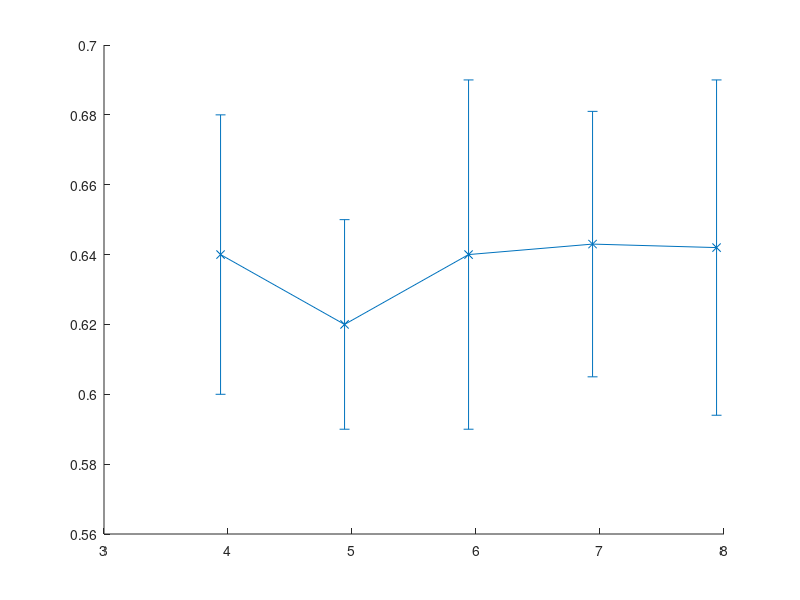

This figure's MATLAB source: (Note: this script raises an error after producing the figure.)
clear all, close all, clc;

real_fps = {'2', '4.1', '6.1', '7.7', '9.5', '21', '85'};
fps_lgd = cell(1, length(real_fps));
for ind_lgd = 1:length(real_fps)
    fps_lgd{ind_lgd} = ['fps: ' real_fps{ind_lgd}];
end

%% Bitrate
% fig = openfig('report/figures/bitrate_fps_mel_8.fig');
% figure(fig);
% ax = gca;
% ax.XTickLabels = real_fps;
% xlabel('Frames per second'), ylabel('Output bitrate (kbit/s)'), grid on;
% for ind_ylbl = 1:length(ax.YTickLabels)
%     ax.YTickLabels{ind_ylbl} = num2str(str2double(ax.YTickLabels{ind_ylbl})/1000);
% end
% legend('Location', 'northwest');
% print(fig, '-dpdf', 'report/figures/processed/bitrate_fps_mel.pdf');
% close all;

%% KNN accuracy
% fig = openfig('report/figures/knn_fps_mel_8.fig');
% figure(fig);
% ax = gca;
% ax.XTickLabels = real_fps;
% xlabel('Frames per second'), ylabel('KNN-5 accuracy'), grid on;
% load('report/tables/knn_base.mat');
% hold on, errorbar(7.15, data.meanData, data.stdData, 'LineWidth', 2, 'color', 'black', 'marker', 'x')
% legend({'mel: 10', 'mel: 20', 'mel: 30', 'mel: 40', 'baseline'}, 'Location', 'southeast');
% print(fig, '-dpdf', 'report/figures/processed/knn_fps_mel.pdf');
% close all;

%% CSII
% fig = openfig('report/figures/csii_fps_mel_8.fig');
% figure(fig);
% xlabel('Mel bands'), ylabel('CSII indicator'), grid on;
%load('report/tables/csii_base.mat');
%hold on, plot(4, data.meanData, 'LineWidth', 2, 'color', 'black', 'marker', 'x')
%legend([fps_lgd {'baseline'}], 'Location', 'northwest');
%axis([0.5 4.5 0.3 0.65]);
% print(fig, '-dpdf', 'report/figures/processed/csii_fps_mel.pdf');
% close all;

%% Error
% load('report/figures/tob_error.mat');
% data_tob = data;
% load('report/figures/mel_error_mel40_avg0_qall.mat');
% data_mel = data;
% clear data;
% 
% figure(1), clf, errorbar(3.98:7.98, data_tob.meanData, data_tob.stdData, '-x')
% hold on,
% errorbar(4.02:8.02, data_mel.meanData, data_mel.stdData, '-x')
% grid on, legend('Third-octave bands', 'Mel bands'), axis([3.5 8.5 0 5.5])
% xlabel('Word size (bits)'), ylabel('Measurement error (dB)')

%% Bitrate_q
% load('report/figures/tob_bitrate.mat');
% data_tob = data;
% load('report/figures/mel_bitrate_mel40_avg8_qall.mat');
% data_mel40 = data;
% load('report/figures/mel_bitrate_mel30_avg8_qall.mat');
% data_mel30 = data;
% 
% clear data;
% 
% figure(1), clf, errorbar(3.96:7.96, data_tob.meanData, data_tob.stdData, '-x')
% hold on,
% errorbar(4:8, data_mel30.meanData, data_mel30.stdData, '-x'),
% errorbar(4.04:8.04, data_mel40.meanData, data_mel40.stdData, '-x'),
% grid on, legend('Third-octave bands', 'Mel bands (30)', 'Mel bands (40)', 'Location', 'Northwest')
% xlabel('Word size (bits)'), ylabel('Output bitrate (bits/s)')

%% Bitrate_mel_avg
% load('report/figures/mel_bitrate_melall_avgall_q8.mat');
% 
% fps_axis = [2, 4.1, 6.1, 7.7, 9.5, 21, 85];
% data.meanData = data.meanData;
% figure(1), clf, 
% errorbar(fps_axis(1:5), data.meanData(1, 1:5), data.stdData(1, 1:5))
% hold on,
% errorbar(fps_axis(1:5), data.meanData(2, 1:5), data.stdData(2, 1:5))
% errorbar(fps_axis(1:5), data.meanData(3, 1:5), data.stdData(3, 1:5))
% errorbar(fps_axis(1:5), data.meanData(4, 1:5), data.stdData(4, 1:5))
% % errorbar(fps_axis, data.meanData(1, :), data.stdData(1, :))
% % hold on,
% % errorbar(fps_axis, data.meanData(2, :), data.stdData(2, :))
% % errorbar(fps_axis, data.meanData(3, :), data.stdData(3, :))
% % errorbar(fps_axis, data.meanData(4, :), data.stdData(4, :))
% grid on, legend('Mel bands (10)', 'Mel bands (20)', 'Mel bands (30)', 'Mel bands (40)', 'Location', 'Northwest')
% xlabel('Transmitted frame rate (frames/s)'), ylabel('Output bitrate (bits/s)')
% 

%% Intel
% load('report/figures/mel_csii_melall_avgall_q8.mat');
% data_csii = data;
% load('report/figures/mel_fwSNRseg_melall_avgall_q8.mat');
% data_fwSNRseg = data;
% clear data;
% 
% figure(1), clf
% errorbar(7:10:37, data_csii.meanData(1, :), data_csii.stdData(1, :))
% hold on,
% errorbar(8:10:38, data_csii.meanData(2, :), data_csii.stdData(2, :))
% errorbar(9:10:39, data_csii.meanData(3, :), data_csii.stdData(3, :))
% errorbar(10:10:40, data_csii.meanData(4, :), data_csii.stdData(4, :))
% errorbar(11:10:41, data_csii.meanData(5, :), data_csii.stdData(5, :))
% errorbar(12:10:42, data_csii.meanData(6, :), data_csii.stdData(6, :))
% errorbar(13:10:43, data_csii.meanData(7, :), data_csii.stdData(7, :))
% axis([-10 45 -0.7 -0.1]), grid on, legend(fps_lgd, 'location', 'northwest'), xlabel('Mel bands'); ylabel('CSII')

% load('report/figures/mel_fwSNRseg_melall_avgall_q8.mat');
% data_fwSNRseg = data;
% clear data;
% figure(1), clf
% 
% errorbar(10:10:40, data_fwSNRseg.meanData(1, :), data_fwSNRseg.stdData(1, :))
% hold on,
% errorbar(10:10:40, data_fwSNRseg.meanData(2, :), data_fwSNRseg.stdData(2, :))
% errorbar(10:10:40, data_fwSNRseg.meanData(3, :), data_fwSNRseg.stdData(3, :))
% errorbar(10:10:40, data_fwSNRseg.meanData(4, :), data_fwSNRseg.stdData(4, :))
% errorbar(10:10:40, data_fwSNRseg.meanData(5, :), data_fwSNRseg.stdData(5, :))
% errorbar(10:10:40, data_fwSNRseg.meanData(6, :), data_fwSNRseg.stdData(6, :))
% errorbar(10:10:40, data_fwSNRseg.meanData(7, :), data_fwSNRseg.stdData(7, :))
% axis([-10 45 -15 5]), grid on, legend(fps_lgd, 'location', 'northwest'), xlabel('Mel bands'); ylabel('fwSNRseg (dB)')

%% Mel_class_q
% load('report/figures/mel_class_mel40_avg0_qall.mat');
% data_qall = data;
% load('report/figures/mel_class_mel40_avg0_q0.mat');
% figure(1), clf
% 
% errorbar([3.94:7.94], [data_qall.meanData(1, :)], [data_qall.stdData(1, :)], '-x', 'Color', [0 0.4470 0.7410])
% hold on,
% errorbar([3.98:7.98], [data_qall.meanData(2, :)], [data_qall.stdData(2, :)], '-x', 'Color', [0.8500 0.3250 0.0980])
% errorbar([4.02:8.02], [data_qall.meanData(3, :)], [data_qall.stdData(3, :)], '-x', 'Color', [0.9290 0.6940 0.1250])
% errorbar([4.06:8.06], [data_qall.meanData(4, :)], [data_qall.stdData(4, :)], '-x', 'Color', [0.4940 0.1840 0.5560])
% errorbar([8.44 8.94], [NaN data.meanData(1)], [NaN data.stdData(1)], 'x', 'Linewidth', 1.5, 'Color', [0 0.4470 0.7410])
% errorbar([8.44 8.98], [NaN data.meanData(2)], [NaN data.stdData(2)], 'x', 'Linewidth', 1.5, 'Color', [0.8500 0.3250 0.0980])
% errorbar([8.48 9.02], [NaN data.meanData(3)], [NaN data.stdData(3)], 'x', 'Linewidth', 1.5, 'Color', [0.9290 0.6940 0.1250])
% errorbar([8.52 9.06], [NaN data.meanData(4)], [NaN data.stdData(4)], 'x', 'Linewidth', 1.5, 'Color', [0.4940 0.1840 0.5560])
% axis([3 9.5 0.4 0.8]), grid on, xlabel('Word size (bits)'); ylabel('Classification accuracy'); legend('SVM', 'RF', 'DT', 'KNN', 'location', 'northwest', 'orientation', 'horizontal');
% set(gca, 'xticklabels', {'3','4','5','6','7','8','No quant.'})
%% Tob_class_q
% load('report/figures/tob_class.mat');
% data_tob = data;
% 
% hold on,
% errorbar([3.94:7.94], data_tob.meanData(1, 1:end-1) , data_tob.stdData(1, 1:end-1))
% errorbar([3.98:7.98], data_tob.meanData(2, 1:end-1) , data_tob.stdData(2, 1:end-1))
% errorbar([4.02:8.02], data_tob.meanData(3, 1:end-1) , data_tob.stdData(3, 1:end-1))
% errorbar([4.06:8.06], data_tob.meanData(4, 1:end-1) , data_tob.stdData(4, 1:end-1))
% 
% axis([3.5 8.5 0.35 0.75]), grid on, xlabel('Word size (bits)'); ylabel('Classification accuracy'); legend('SVM', 'RF', 'DT', 'KNN', 'location', 'northwest', 'orientation', 'horizontal');

meanData = zeros(4, 5);
meanData(1, :) = [0.64 0.62 0.64 0.643 0.642];
meanData(2, :) = [0.635 0.61 0.63 0.645 0.635];
meanData(4, :) = [0.54 0.50 0.535 0.54 0.537];
meanData(3, :) = [0.425 0.408 0.408 0.435 0.44];
stdData = zeros(4, 5);
stdData(1, :) = [0.04 0.03 0.05 0.038 0.048];
stdData(2, :) = [0.03 0.033 0.025 0.027 0.035];
stdData(4, :) = [0.035 0.043 0.038 0.04 0.038];
stdData(3, :) = [0.043 0.044 0.04 0.04 0.044];

meanDataNQ = [0.63 0.64 0.41 0.54];
stdDataNQ = [0.05 0.03 0.04 0.03];

errorbar([3.94:7.94], meanData(1, :), stdData(1, :), '-x', 'Color', [0 0.4470 0.7410]), hold on,
errorbar([3.98:7.98], meanData(2, :), stdData(2, :), '-x', 'Color', [0.8500 0.3250 0.0980])
errorbar([4.02:8.02], meanData(3, :), stdData(3, :), '-x', 'Color', [0.9290 0.6940 0.1250])
errorbar([4.06:8.06], meanData(4, :), stdData(4, :), '-x', 'Color', [0.4940 0.1840 0.5560])
errorbar([8.44 8.94], [NaN meanDataNQ(1)], [NaN stdDataNQ(1)], 'x', 'Linewidth', 1.5, 'Color', [0 0.4470 0.7410])
errorbar([8.44 8.98], [NaN meanDataNQ(2)], [NaN stdDataNQ(2)], 'x', 'Linewidth', 1.5, 'Color', [0.8500 0.3250 0.0980])
errorbar([8.48 9.02], [NaN meanDataNQ(3)], [NaN stdDataNQ(3)], 'x', 'Linewidth', 1.5, 'Color', [0.9290 0.6940 0.1250])
errorbar([8.52 9.06], [NaN meanDataNQ(4)], [NaN stdDataNQ(4)], 'x', 'Linewidth', 1.5, 'Color', [0.4940 0.1840 0.5560])
axis([3 9.5 0.35 0.75]), grid on, xlabel('Word size (bits)'); ylabel('Classification accuracy'); legend('SVM', 'RF', 'DT', 'KNN', 'location', 'northwest', 'orientation', 'horizontal');

set(gca, 'xticklabels', {'3','4','5','6','7','8','No quant.'})



%% Intel

% load('report/figures/tob_csii_len.mat');
% data_csii = data;
% load('report/figures/tob_fwSNRseg_len.mat');
% 
% figure(1), clf,
% errorbar([4 8 16 50], flip(data_csii.meanData), flip(data_csii.stdData)),
% grid on, xlabel('Analysis frames per second'), ylabel('CSII')
% axis([0 55 -0.55 -0.2])
% set(gca, 'xtick', [4 8 16 50]);
% 
% figure(2), clf,
% errorbar([4 8 16 50], flip(data.meanData), flip(data.stdData)),
% grid on, xlabel('Analysis frames per second'), ylabel('fwSNRseg (dB)')
% axis([0 55 -12.5 -7.5])
% set(gca, 'xtick', [4 8 16 50]);
